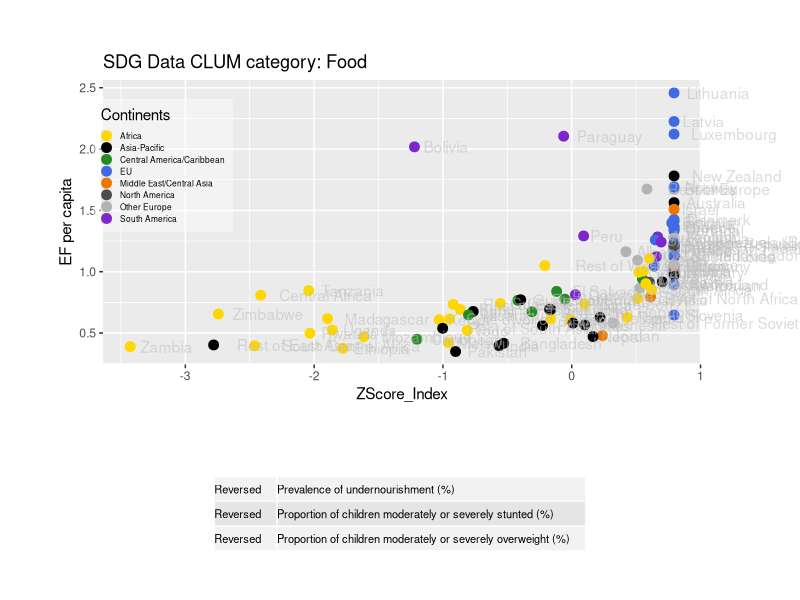
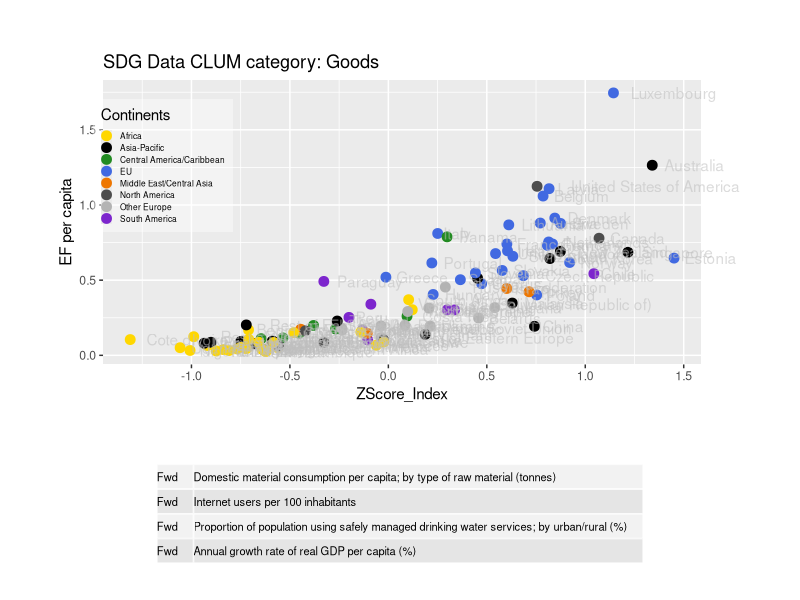
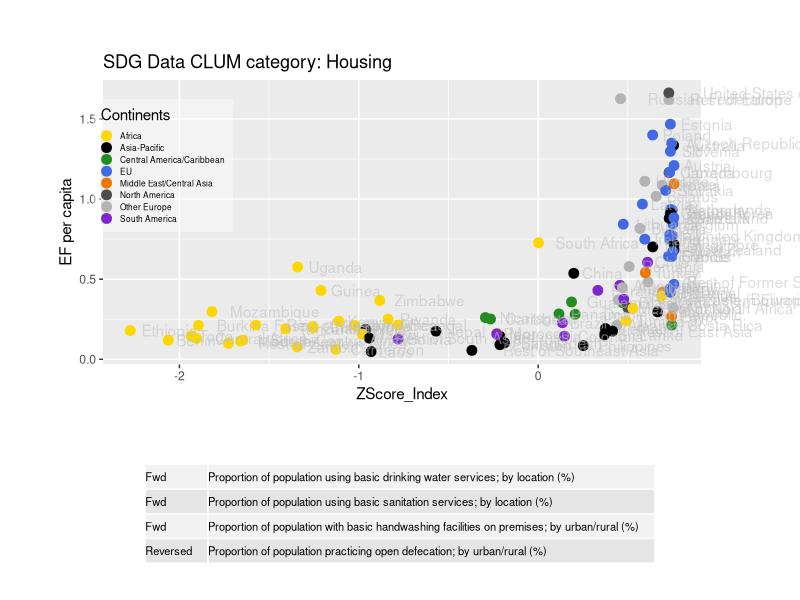
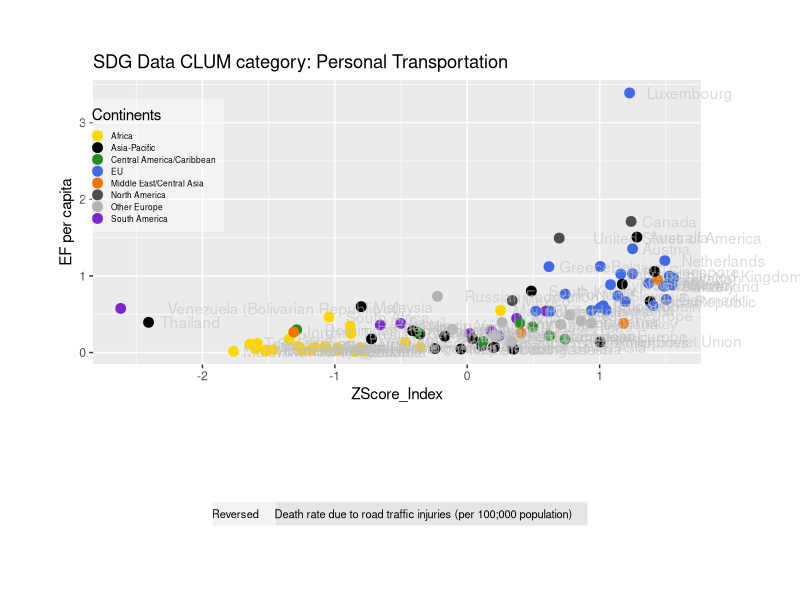

Here is the R script that generated these plots, in order: (Note: this script raises an error after producing the figures.)
## ---- chunk 1
knitr::opts_chunk$set(echo=FALSE, warning=FALSE, message=FALSE,fig.width=12, fig.height=8)

"Note that the `echo = FALSE` parameter was added to the code chunk to prevent printing of the R code that generated the plot."
library(ggplot2)
library(grid)
library(gridExtra)
## ---- chunk 2
#Set the minimum QScore to be included in the data
QScoreMin <- 4
#Pull the data from csv files
EFWBData <- read.csv("NFA_WB_2017_CLUM.csv")
EFSDGData <- read.csv("NFA_SDG_2017_CLUM.csv")
IndicatorsDownloaded <- read.csv("IndicatorsDLed.csv")
SDGIndicatorsDownloaded <- read.csv("SDGIndicatorsDownloaded.csv")
AllSDGiList <- read.csv("AllSDGiList.csv")

#subetted data to plot
EFWBData11 <- subset(EFWBData, (EFWBData$year == 2011 & EFWBData$QScore > QScoreMin))
EFSDGData11 <- subset(EFSDGData,(EFSDGData$year == 2011 & EFSDGData$QScore > QScoreMin))

EFWBData11.Food <- subset(EFWBData11, EFWBData11$clum7_name == "Food")
EFWBData11.Goods <- subset(EFWBData11, EFWBData11$clum7_name == "Goods")
EFWBData11.Government <- subset(EFWBData11, EFWBData11$clum7_name == "Government")
EFWBData11.Housing <- subset(EFWBData11, EFWBData11$clum7_name == "Housing")
EFWBData11.PersonalTransportation <- subset(EFWBData11, EFWBData11$clum7_name == "Personal Transportation")
EFWBData11.Services <- subset(EFWBData11, EFWBData11$clum7_name == "Services")

EFSDGData11.Food <- subset(EFSDGData11, EFSDGData11$clum7_name == "Food")
EFSDGData11.Goods <- subset(EFSDGData11, EFSDGData11$clum7_name == "Goods")
EFSDGData11.Government <- subset(EFSDGData11, EFSDGData11$clum7_name == "Government")
EFSDGData11.GrossFixedCapitalFormation <- subset(EFSDGData11, EFSDGData11$clum7_name == "Gross Fixed Capital Formation")
EFSDGData11.Housing <- subset(EFSDGData11, EFSDGData11$clum7_name == "Housing")
EFSDGData11.PersonalTransportation <- subset(EFSDGData11, EFSDGData11$clum7_name == "Personal Transportation")
EFSDGData11.Services <- subset(EFSDGData11, EFSDGData11$clum7_name == "Services")

plotfunc <- function(data, title, CLUMcat, IndDL, height1, height2){
  myColors <-   c("gold","black", "forestgreen", "royalblue", "darkorange2", "grey30", "grey70", "purple3")
  names(myColors) <- levels(data$Continents)
  colScale <- scale_colour_manual(name = "Continents",values = myColors)
  p <- ggplot(data, aes(ZScore_Index, total , colour = Continents)) +
    geom_point(size = 3) +
    geom_text(label = data$GTAP_name,hjust=-.2, alpha=0.55, colour="grey") +
    colScale +
    labs(title = paste(title,"CLUM category:",data$clum7_name), y = "EF per capita") +
    theme(plot.margin = unit(c(1,2,1,1),"cm"), legend.position = c(.1,.7),
          legend.text = element_text(colour="black", size=6),
          legend.key.size = unit(.05,"cm"),
          legend.background = element_rect(fill=alpha ("white",0.4))) 
  gt <- ggplot_gtable(ggplot_build(p)) 
  gt$layout$clip[gt$layout$name == "panel"] <- "off" 
  
  
  tb <- tableGrob(cbind(as.character(IndDL[,5][IndDL$CLUM==CLUMcat]),
  stringr::str_wrap(as.character(IndDL[,3][IndDL$CLUM==CLUMcat]),400)),
                  theme = ttheme_default(base_size=8,
                                         core = list(fg_params=list(hjust=0, x=0))))
  
  # plotname <- paste("Plots/",deparse(substitute(data)),".pdf", sep ="")
  # pdf(plotname,width=12,height=9,onefile = FALSE)
  # dev.off
  grid.newpage()
  grid.arrange(gt, tb, nrow=2, heights = c(height1, height2), vp=viewport(width=0.95, height=0.95))
  #dev.off()
}
## ---- chunk 3
plotfunc(EFSDGData11.Food,"SDG Data", "Food", SDGIndicatorsDownloaded, 1.5, .5)
## ---- chunk 4
plotfunc(EFSDGData11.Goods,"SDG Data", "Goods",SDGIndicatorsDownloaded, 1.5, .5)
## ---- chunk 5
plotfunc(EFSDGData11.Housing,"SDG Data", "Housing", SDGIndicatorsDownloaded, 1.5, .5)
## ---- chunk 6

plotfunc(EFSDGData11.PersonalTransportation,"SDG Data", "Transport", SDGIndicatorsDownloaded, 1.5, .5)
## ---- chunk 7

plotfunc(EFWBData11.Government,"World Bank Data", "Government",IndicatorsDownloaded, 1, 1)

## ---- chunk 8

plotfunc(EFSDGData11.GrossFixedCapitalFormation,"SDG Data", "GFCF", SDGIndicatorsDownloaded, 1.5, .5)
## ---- chunk 9
#library(magrittr)
knitr::kable(AllSDGiList[AllSDGiList$timePeriodStart==2011,1:3], row.names = FALSE) #%>%
#  kableExtra::column_spec(3, width = "10cm")
